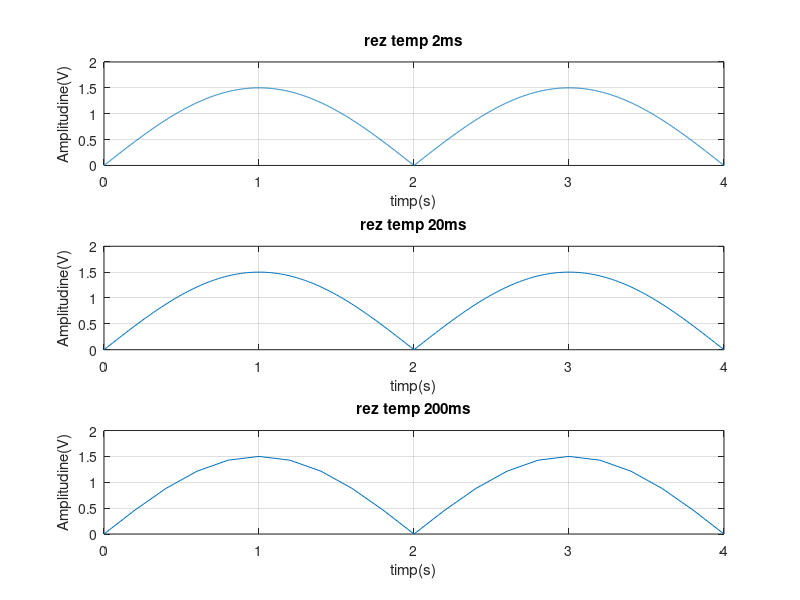

MATLAB code for this plot:
%Se va genera un semnal cu rezolutie temporara de 2ms, 20ms
%200ms pentru un semnal continuu de tipul:
%5. Semnal sinusoidal redresat dubla alternanta
%? Perioada semnalului sinusoidal neredresat: 4 s.
%? Amplitudine: 1.5.


%rezolutia temporara de 2ms
t=0:0.002:4;
f=0.25;
s=1.5*abs(sin(2*pi*f*t));
%formula redresarii dubla alternanta
subplot(3,1,1)
plot(t,s),grid,xlabel('timp(s)'),ylabel('Amplitudine(V)'),title('rez temp 2ms');

%rezolutia temporara de 20ms
t=0:0.02:4;
f=0.25;
s=1.5*abs(sin(2*pi*f*t));
subplot(3,1,2)
plot(t,s),grid,xlabel('timp(s)'),ylabel('Amplitudine(V)'),title('rez temp 20ms');

%rezolutia temporara de 200ms
t=0:0.2:4;
f=0.25;
s=1.5*abs(sin(2*pi*f*t));
subplot(3,1,3)
plot(t,s),grid,xlabel('timp(s)'),ylabel('Amplitudine(V)'),title('rez temp 200ms');